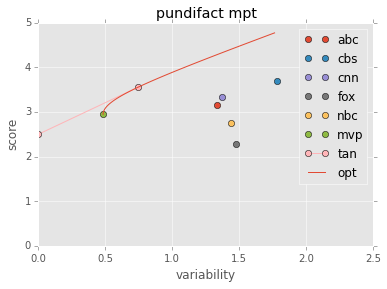

This chart was generated by the following Python code:
# -*- coding: utf-8 -*-
"""
Created on Thu May 12 19:56:03 2016

@author: dan
"""
import pandas as pd
import matplotlib.pyplot as plt
plt.style.use('ggplot')
import numpy as np

scores = {'Pants on Fire!': 0.0, 'False': 1.0, 'Mostly False': 2.0, 'Half-True': 3.0, 'Mostly True': 4.0, 'True': 5.0}

if __name__ == '__main__':
    raw = pd.read_json('pundifact_data.json')
    
    # get subject series
    s = raw['subjects'].apply(pd.Series, 1).stack()
    s.index = s.index.droplevel(-1)
    s.name = 'subject'
    
    # merge with raw data, convert scores
    data = raw.join(s).reset_index(drop=True)
    del data['subjects']
    data.replace({'score': scores}, inplace=True)
    
    # get mean
    g1 = data.groupby('station')
    stations = sorted(g1.groups.keys())
    n = len(stations)
    p = g1.mean().as_matrix().squeeze()
    s = g1.std().as_matrix().squeeze()
    
    # get covariance matrix
    g2 = data.groupby(['station', 'subject'])
    S = g2.mean().unstack(level=0).cov().as_matrix()
    Sinv = np.linalg.inv(S)
    
    # get mvp
    #A = np.vstack((np.hstack((2.0*S, np.ones((n, 1)))), np.hstack((np.ones((1, n)), np.zeros((1, 1))))))
    #b = np.vstack((np.zeros((n, 1)), np.ones((1, 1,))))
    #m = np.dot(np.linalg.inv(A), b).flatten()[0:n]
    m = np.dot(Sinv, np.ones(n))/np.dot(np.ones(n), np.dot(Sinv, np.ones(n)))    
    rm = np.dot(p, m)
    vm = np.sqrt(np.dot(m, np.dot(S, m)).squeeze())
    
    # get tangency
    rf = 2.5
    t = np.dot(Sinv, (p - rf*np.ones(n)))/np.dot(np.ones(n), np.dot(Sinv, (p - rf*np.ones(n))))
    rt = np.dot(p, t)
    vt = np.sqrt(np.dot(t, np.dot(S, t)).squeeze())
    
    # optimal portfolios
    N = 100
    a = np.linspace(0, 3.0, N)
    xo = np.zeros((N, n))
    ro = np.zeros(N)
    vo = np.zeros(N)
    for i in range(N):
        x = (1 - a[i])*m + a[i]*t
        xo[i, :] = x
        ro[i] = np.dot(p, x)
        vo[i] = np.sqrt(np.dot(x, np.dot(S, x)).squeeze())
    
    # plot
    plt.figure(0)
    plt.axis([0.0, 2.5, 0.0, 5.0])
    for i in range(len(stations)):
        plt.plot(s[i], p[i], 'o', label=stations[i])
    plt.plot(vm, rm, 'o', label='mvp')
    plt.plot([0.0, vt], [rf, rt], 'o-', label='tan')
    plt.plot(vo, ro, '-', label='opt')

    plt.legend()
    plt.xlabel('variability')
    plt.ylabel('score')
    plt.title('pundifact mpt')
